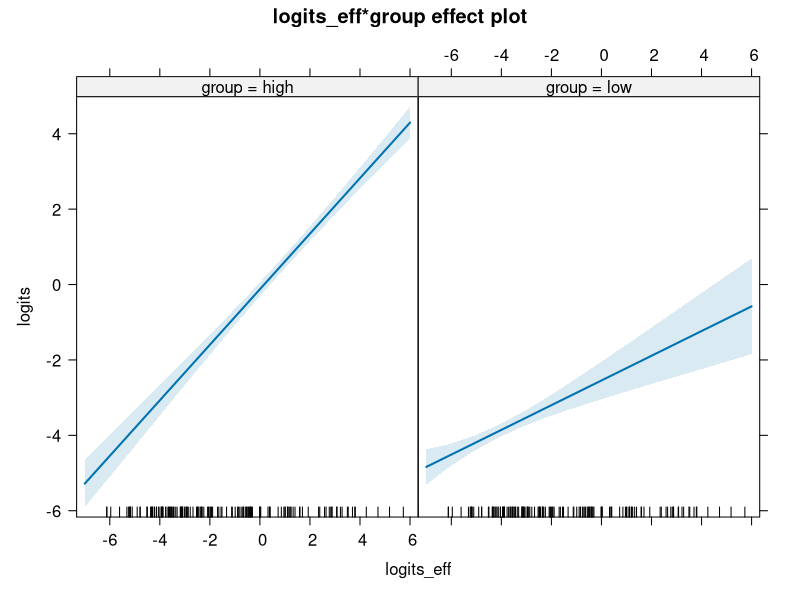
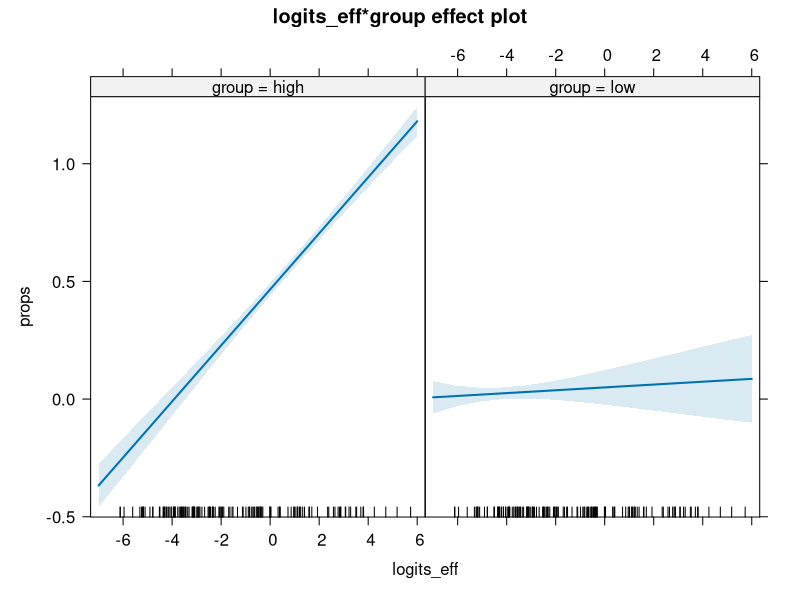

Write R code to recreate these figures, in order.
#########################
# PROVA SIMULAZIONE LOGIT
##########################

# scirpt che mostra come il fatto di usare proporzioni può creare un bias nell astima degli effetti per basse proporzioni rispetto all'utilizzo di Logit.
# nasce da una discussione della presentazione di Myrna Schwartz, prima spearker di Academy of Aphasia 2015


# number of observations
n=1000

# creo logit
logits=rnorm(n, mean=0, sd=2)

# creo funzione per inverso di logit
inv_logit=function(x){exp(x)/(1+exp(x))}


# calcolo proporzione dai logit simulati
props=inv_logit(logits)

# simulo un effetto lineare SUI LOGITS
logits_eff=logits+rnorm(n, mean=0, sd=1)

# creo un datagrame

dat=data.frame(logits=logits, logits_eff=logits_eff, props=props)

# creo un gruppo high vs low a partire dalle proporzioni
dat$group="low"
dat$group[dat$prop>0.05]="high"
dat$group=factor(dat$group)

table(dat$group)

# i low sono meno degli high (vedi risultato di table(dat$group)), quindi uso una selezione
# in modo che le numerosità di high e low siano uguali

# ordino per gruppo (prima high poi low)
dat=dat[order(dat$group),]

n.low=table(dat$group)[2]
n.high=table(dat$group)[1]

n.toremove=n.high-n.low

# seleziono solo lo righe (di high) in modo che siano appaiate per numero con low.
dat=dat[(n.toremove+1):dim(dat)[1], ]




mod.logit=lm(logits~logits_eff, dat)

mod.props=lm(props~logits_eff, dat)


mod.logit.group=lm(logits~logits_eff*group, dat)
mod.props.group=lm(props~logits_eff*group, dat)



library(effects)


plot(allEffects(mod.logit.group))

plot(allEffects(mod.props.group))

# NOTA che l'interazione è più forte nel caso di props che in logit (per alcune proporzioni è significativa vs non significativa.)
# ho fatto varie prove, cambiando vari parametri. (come il numero di osservazioni e come splitto tra low e high). Pare che gli effetti
# più drammatici si trovano proprio quando vai a vedere le differenze prossime a zero (quindi consideri i low fino a prop = 0.05)
